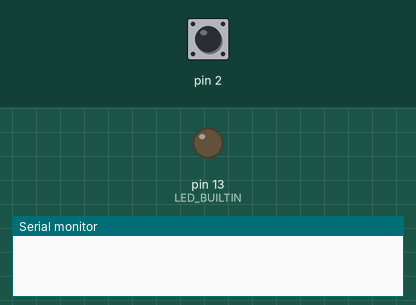
This sketch was run on a simulated Arduino Uno, built with avr-gcc and run on an emulated ATmega328P. Shown: output pins drawn as LEDs (lit = HIGH), the last lines printed to the serial monitor. The test bench sets the inputs (shaded band); at power-on: pin 2 HIGH. EEPROM starts erased.

Above: at 0.1 s.
At 14.2 s:
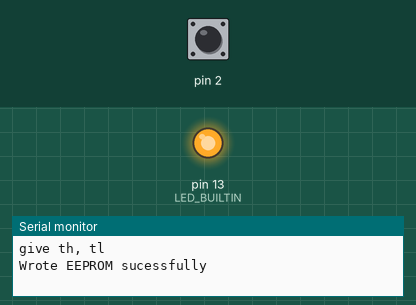
14.3 s: pin 2 pulled LOW for 0.15 s
Timing chart, 0 to 17.3 s (numbered marks = the images above; inputs shaded):
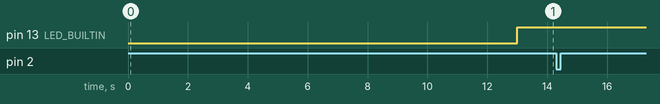

The sketch:

Advanced.ino
```cpp
#include<EEPROM.h>
int a[2];
void blink(int a, int b){
  digitalWrite(LED_BUILTIN, HIGH);
  delay(a*1000);
  digitalWrite(LED_BUILTIN, LOW);
  delay(b*1000);
}

char ser(){
  char ch;
  if(Serial.available()>0){
    ch = Serial.read();
  }
  ch = ch-48;
  if ((ch>0) && (ch <10))
    return ch;
}

void interupt(){
    delay(500);
    Serial.println("Reset EEPROM sucessfully");
    EEPROM.write(0, 1);
    EEPROM.write(1, 1);
    a[0] = EEPROM.read(0);
    a[1] = EEPROM.read(1);
}


void setup(){
  delay(5000);
  pinMode(LED_BUILTIN, OUTPUT);
  pinMode(2, INPUT_PULLUP);
  attachInterrupt(digitalPinToInterrupt(2), interupt, CHANGE);
  Serial.begin(9600);
  Serial.print("give th, tl\n");
  delay(8000);
  for(int i=0; i<2; i++){
    a[i] = ser();
  }
  if(((a[0]!=92)&&(a[1]!=92))&&((a[0]!=0)&&(a[1]!=0))){
    Serial.println("Wrote EEPROM sucessfully");
    EEPROM.write(0, a[0]);
    EEPROM.write(1, a[1]);
  }
  a[0] = EEPROM.read(0);
  a[1] = EEPROM.read(1);
}

void loop(){
  blink(a[0],a[1]);

  for(int i=0; i<2; i++){
    //a[i] = ser();
    Serial.print(a[i]);
    Serial.print(' ');
  }
  Serial.println();

}
```
